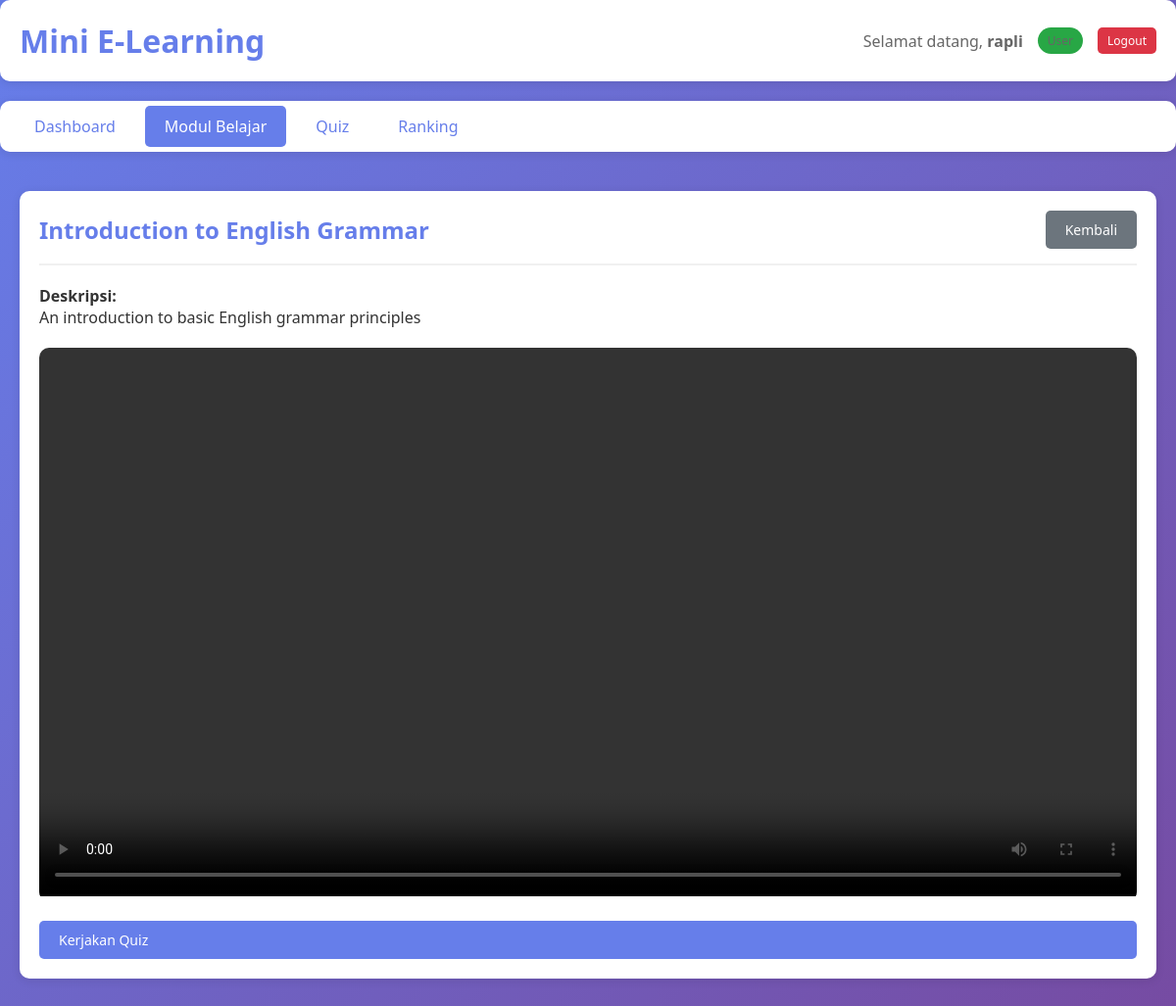
Screenshot of /public/?page=modul&action=detail&id=1 (signed in) with the database file from the repository.
### tables this page shows
CREATE TABLE IF NOT EXISTS modul (
    id INT AUTO_INCREMENT PRIMARY KEY,
    judul VARCHAR(255) NOT NULL,
    deskripsi TEXT,
    file_path VARCHAR(500),
    tipe_file ENUM('video', 'audio') NOT NULL,
    urutan INT DEFAULT 0,
    created_at TIMESTAMP DEFAULT CURRENT_TIMESTAMP
);

### app/controllers/modul_controller.php (called while the page is built, shortened)
<?php
require_once __DIR__ . '/../models/modul_model.php';
function modul_detail() {
    $id = $_GET['id'] ?? 0;
    $modul = get_modul_by_id($id);
    include __DIR__ . '/../views/modul/detail.php';
}
?>

### app/models/modul_model.php (called while the page is built, shortened)
<?php
require_once __DIR__ . '/db_functions.php';
function get_modul_by_id($id) {
    $sql = "SELECT * FROM modul WHERE id = ?";
    return db_fetch_one($sql, [$id]);
}
?>

### app/models/db_functions.php (called while the page is built, shortened)
<?php
function db_query($sql, $params = []) {
    $conn = get_db_connection();
    try {
        $stmt = $conn->prepare($sql);
        $stmt->execute($params);
        return $stmt;
    } catch (PDOException $e) {
        error_log("Database error: " . $e->getMessage());
        return false;
    }
}
function db_fetch_one($sql, $params = []) {
    $stmt = db_query($sql, $params);
    if ($stmt) {
        return $stmt->fetch();
    }
    return false;
}
?>

### app/views/modul/detail.php (the view, shortened to what this page needs)
<?php
require_once __DIR__ . '/../layouts/header.php';
?>
<div class="container">
    <div class="card">
        <div class="card-header">
            <h2><?php echo htmlspecialchars($modul['judul']); ?></h2>
            <a href="<?php echo APP_URL; ?>?page=modul&action=view" class="btn btn-secondary">Kembali</a>
        </div>
        <div style="margin-bottom: 20px;">
            <p><strong>Deskripsi:</strong></p>
            <p><?php echo nl2br(htmlspecialchars($modul['deskripsi'] ?? 'Tidak ada deskripsi')); ?></p>
        </div>
        <?php if ($modul['file_path']): ?>
            <div class="media-player">
                <?php if ($modul['tipe_file'] === 'video'): ?>
                    <video controls width="100%">
                        <source src="<?php echo UPLOAD_URL. $modul['file_path']; ?>" type="video/mp4">
                    </video>
                <?php endif; ?>
            </div>
            <div style="margin-top: 20px;">
                <a href="<?php echo APP_URL; ?>?page=quiz&action=view&modul_id=<?php echo $modul['id']; ?>" class="btn btn-primary">Kerjakan Quiz</a>
            </div>
        <?php else: ?>
            <div class="alert alert-error">File tidak ditemukan</div>
        <?php endif; ?>
    </div>
</div>
<?php require_once __DIR__ . '/../layouts/footer.php'; ?>

### app/assets/css/style.css (style rules this page uses)
* { margin: 0; padding: 0; box-sizing: border-box; }
body { font-family: 'Segoe UI', Tahoma, Geneva, Verdana, sans-serif; background: linear-gradient(135deg, #667eea 0%, #764ba2 100%); min-height: 100vh; color: #333; }
.container { max-width: 1200px; margin: 0 auto; padding: 20px; }
.card { background: white; padding: 20px; border-radius: 10px; margin-bottom: 20px; box-shadow: 0 2px 10px rgba(0, 0, 0, 0.1); }
.card-header { display: flex; justify-content: space-between; align-items: center; margin-bottom: 20px; padding-bottom: 15px; border-bottom: 2px solid #f0f0f0; }
.card-header h2 { color: #667eea; }
.btn { padding: 10px 20px; border: none; border-radius: 5px; cursor: pointer; font-size: 14px; text-decoration: none; display: inline-block; transition: all 0.3s; }
.btn-primary { background: #667eea; color: white; width: 100%; }
.btn-secondary { background: #6c757d; color: white; }
.media-player { width: 100%; margin: 20px 0; border-radius: 10px; overflow: hidden; }
.media-player video, .media-player audio { width: 100%; }

### rows the page displays
modul: judul "Introduction to English Grammar", deskripsi "An introduction to basic English grammar principles"

### other values shown
APP_NAME "Mini E-Learning"
$_SESSION['nama'] "rapli"
